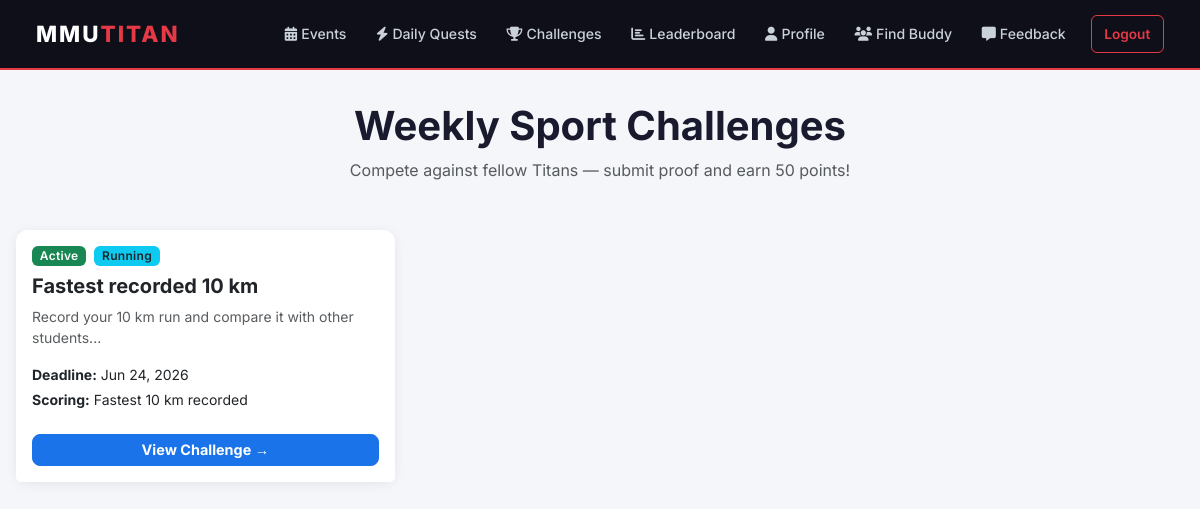
The app's page /challenges (signed in) with its own data.
### mmutitan/models.py (models this page shows)
class Challenge(db.Model):
    id = db.Column(db.Integer, primary_key=True)
    title = db.Column(db.String(100), nullable=False)
    description = db.Column(db.Text, nullable=False)
    sport_category = db.Column(db.String(50), nullable=False)
    deadline = db.Column(db.DateTime, nullable=False)
    scoring_criteria = db.Column(db.String(100), nullable=False)
    is_closed = db.Column(db.Boolean, default=False)
    submissions = db.relationship('Submission', backref='challenge_ref', lazy=True, cascade="all, delete-orphan")

### mmutitan/app.py (the view)
    @app.route('/challenges')
    @login_required
    def student_challenges():
        challenges = Challenge.query.all()
        return render_template('student_challenges.html', title='Weekly Challenges', challenges=challenges)

### mmutitan/models.py (called while the page is built)
@login_manager.user_loader
def load_user(user_id):
    return User.query.get(int(user_id))

### mmutitan/templates/student_challenges.html
{% extends "base.html" %}
{% block content %}
<div class="text-center mb-5">
    <h1 class="fw-bold">Weekly Sport Challenges</h1>
    <p class="text-muted">Compete against fellow Titans — submit proof and earn 50 points!</p>
</div>
<div class="row g-3">
    {% if challenges %}
    {% for challenge in challenges %}
    <div class="col-md-4">
        <div class="card h-100">
            <div class="card-body">
                <div class="d-flex gap-2 mb-2">
                    {% if challenge.is_closed %}
                    <span class="badge bg-danger">Closed</span>
                    {% else %}
                    <span class="badge bg-success">Active</span>
                    {% endif %}
                    <span class="badge bg-info text-dark">{{ challenge.sport_category }}</span>
                </div>
                <h5 class="fw-bold mt-1">{{ challenge.title }}</h5>
                <p class="text-muted small mb-3">{{ challenge.description[:100] }}...</p>
                <p class="small mb-1"><strong>Deadline:</strong> {{ challenge.deadline.strftime('%b %d, %Y') }}</p>
                <p class="small mb-0"><strong>Scoring:</strong> {{ challenge.scoring_criteria }}</p>
            </div>
            <div class="card-footer bg-white border-0 pb-3">
                <a href="{{ url_for('challenge_detail', challenge_id=challenge.id) }}"
                   class="btn btn-primary w-100 btn-sm fw-bold">
                    View Challenge →
                </a>
            </div>
        </div>
    </div>
    {% endfor %}
    {% else %}
    <div class="col-12 text-center py-5">
        <div style="font-size:3rem;">🏋️</div>
        <h4 class="text-muted mt-2">No challenges available right now.</h4>
        <p class="text-muted small">Check back later!</p>
    </div>
    {% endif %}
</div>
{% endblock %}

### mmutitan/templates/base.html (style rules this page uses)
body { font-family: 'Inter', sans-serif; background-color: #f4f6f9; color: #1a1a2e; }
.card { border: none; border-radius: 12px; box-shadow: 0 2px 12px rgba(0,0,0,0.07); }
.btn-primary { background-color: #1a73e8; border-color: #1a73e8; }
.btn { border-radius: 8px; font-weight: 500; font-size: 0.9rem; }
.badge { font-weight: 600; letter-spacing: 0.3px; border-radius: 6px; font-size: 0.75rem; }

### records on screen
Challenge: is_closed "Active", sport_category "Running", title "Fastest recorded 10 km", description "Record your 10 km run and compare it with other students", deadline "Jun 24, 2026", scoring_criteria "Fastest 10 km recorded"
